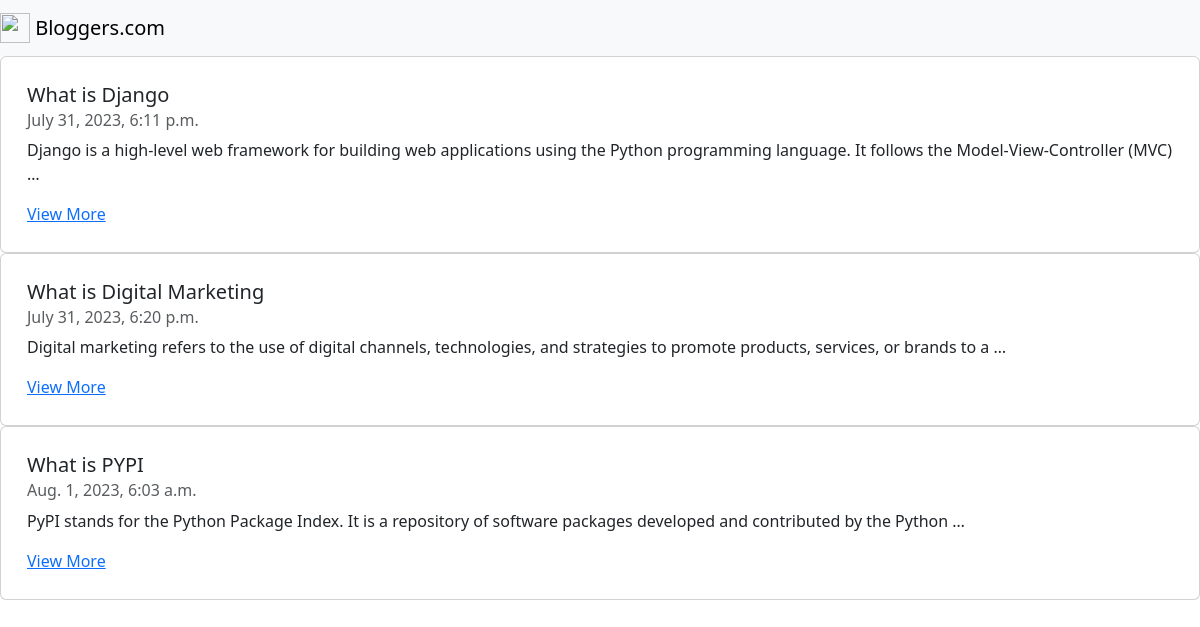
The page / on the database its author committed.
### post/models.py (models this page shows, shortened)
class Post(models.Model):
    id = models.AutoField(primary_key=True)
    title = models.CharField(max_length=100)
    desc = models.TextField()
    img = models.ImageField(upload_to='pictures',blank=True)
    date = models.DateTimeField(auto_now_add=1)

### post/views.py (the view)
# urls.py: 2. Add a URL to urlpatterns:  path('', views.home, name='home')
def home(request):
    send = Post.objects.all()
    return render(request ,'index.html',{'posts': send})

### templates/index.html (shortened to what this page needs)
<!doctype html>
<html lang="en">
  <head>
    <link href="https://cdn.jsdelivr.net/npm/bootstrap@5.3.1/dist/css/bootstrap.min.css" rel="stylesheet">
  </head>
  <body>
<nav class="navbar navbar-light bg-light">
    <a class="navbar-brand" href="#">
      <img src="https://getbootstrap.com/docs/4.0/assets/brand/bootstrap-solid.svg" width="30" height="30" class="d-inline-block align-top" alt="">
      Bloggers.com
    </a>
  </nav>
    {% for post in posts %}
   <div class="card" style="width: 100%;padding: 10px;">
  <div class="card-body">
    <h5 class="card-title">{{post.title}}</h5>
    <h6 class="card-subtitle mb-2 text-muted">{{post.date}}</h6>
    <p class="card-text">{{post.desc|truncatewords:20}}</p>
    <a href="/post/{{post.id}}" class="card-link">View More</a>
  </div>
</div>
    {% endfor %}
  </body>
</html>

### rows shown on the page
Post: title "What is Django", date "July 31, 2023, 6:11 p.m.", desc "Django is a high-level web framework for building web applications using the Python programming language. It follows the Model-View-Controller (MVC) …"
Post: title "What is Digital Marketing", date "July 31, 2023, 6:20 p.m.", desc "Digital marketing refers to the use of digital channels, technologies, and strategies to promote products, services, or brands to a …"
Post: title "What is PYPI", date "Aug. 1, 2023, 6:03 a.m.", desc "PyPI stands for the Python Package Index. It is a repository of software packages developed and contributed by the Python …"
